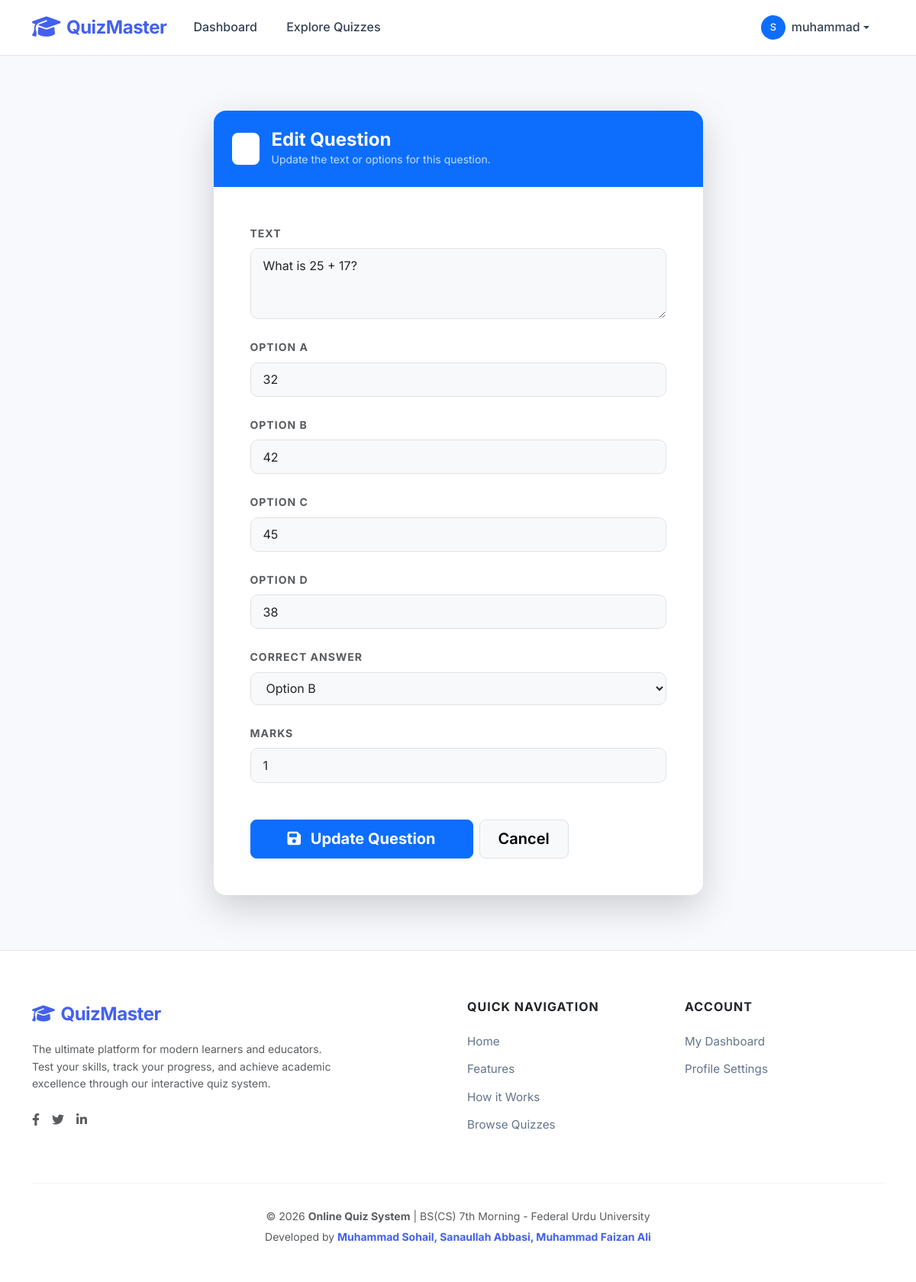
/question/33/edit/ (signed in), run on the app's committed database.
### quiz/models.py (models this page shows, shortened)
class Question(models.Model):
    quiz = models.ForeignKey(Quiz, on_delete=models.CASCADE, related_name='questions')
    text = models.TextField()
    option_a = models.CharField(max_length=200)
    option_b = models.CharField(max_length=200)
    option_c = models.CharField(max_length=200)
    option_d = models.CharField(max_length=200)
    correct_answer = models.CharField(max_length=1, choices=[
        ('A', 'Option A'),
        ('B', 'Option B'),
        ('C', 'Option C'),
        ('D', 'Option D'),
    ])
    marks = models.IntegerField(default=1)
    created_at = models.DateTimeField(auto_now_add=True)

### quiz/views.py (the view)
# urls.py: path('question/<int:pk>/edit/', views.question_edit, name='question_edit'),
@login_required
@teacher_required
def question_edit(request, pk):
    question = get_object_or_404(Question, pk=pk, quiz__teacher=request.user)
    form = QuestionForm(instance=question)
    if request.method == 'POST':
        form = QuestionForm(request.POST, instance=question)
        if form.is_valid():
            form.save()
            messages.success(request, 'Question updated!')
            return redirect('quiz_detail_teacher', pk=question.quiz.pk)
    return render(request, 'quiz/question_form.html', {'form': form, 'question': question})

### quiz/forms.py
class QuestionForm(forms.ModelForm):
    class Meta:
        model = Question
        fields = ['text', 'option_a', 'option_b', 'option_c', 'option_d', 'correct_answer', 'marks']
        widgets = {
            'text': forms.Textarea(attrs={'rows': 3}),
        }

### templates/quiz/question_form.html (shortened to what this page needs)
{% extends 'base.html' %}
{% block content %}
<div class="row justify-content-center py-5">
    <div class="col-lg-7">
        <div class="card border-0 shadow-lg rounded-4 overflow-hidden">
            <div class="card-header bg-primary py-4 px-4 border-0">
                <div class="d-flex align-items-center">
                    <div class="bg-white bg-opacity-20 p-2 rounded-3 me-3">
                        <i class="fas fa-edit text-white fa-lg"></i>
                    </div>
                    <div>
                        <h4 class="fw-bold mb-0 text-white">Edit Question</h4>
                        <p class="text-white text-opacity-75 mb-0 small">Update the text or options for this question.</p>
                    </div>
                </div>
            </div>
            <div class="card-body p-4 p-md-5">
                <form method="post">
                    {% for field in form %}
                    <div class="mb-4">
                        <label class="form-label small fw-bold text-uppercase text-muted ls-1" for="{{ field.id_for_label }}">
                            {{ field.label }}
                        </label>
                        {{ field }}
                    </div>
                    {% endfor %}
                    <div class="d-flex flex-column flex-sm-row gap-2 mt-5">
                        <button type="submit" class="btn btn-primary btn-lg px-5 fw-bold shadow-sm rounded-3">
                            <i class="fas fa-save me-2"></i> Update Question
                        </button>
                        <a href="{% url 'quiz_detail_teacher' question.quiz.pk %}" class="btn btn-light btn-lg border px-4 rounded-3">Cancel</a>
                    </div>
                </form>
            </div>
        </div>
    </div>
</div>
{% endblock %}

### templates/base.html (shortened to what this page needs)
<!DOCTYPE html>
<html lang="en">
<head>
    <link href="https://cdn.jsdelivr.net/npm/bootstrap@5.3.0/dist/css/bootstrap.min.css" rel="stylesheet">
    <link href="https://cdnjs.cloudflare.com/ajax/libs/font-awesome/6.4.0/css/all.min.css" rel="stylesheet">
</head>
<body>
<nav class="navbar navbar-expand-lg sticky-top">
    <div class="container">
        <a class="navbar-brand d-flex align-items-center" href="{% url 'home' %}">
            <i class="fas fa-graduation-cap me-2 fa-lg"></i>
            <span>QuizMaster</span>
        </a>
        <div class="collapse navbar-collapse" id="navbarNav">
            <ul class="navbar-nav me-auto">
                {% if user.is_authenticated %}
                <li class="nav-item">
                    <a class="nav-link {% if request.resolver_match.url_name == 'dashboard' %}active{% endif %}" href="{% url 'dashboard' %}">
                        Dashboard
                    </a>
                </li>
                <li class="nav-item">
                    <a class="nav-link {% if request.resolver_match.url_name == 'quiz_list' %}active{% endif %}" href="{% url 'quiz_list' %}">
                        Explore Quizzes
                    </a>
                </li>
                {% endif %}
            </ul>
            <ul class="navbar-nav align-items-center">
                {% if user.is_authenticated %}
                    <li class="nav-item dropdown">
                        <a class="nav-link dropdown-toggle d-flex align-items-center" href="#" id="userDropdown" role="button" data-bs-toggle="dropdown">
                            <div class="bg-primary text-white rounded-circle d-flex align-items-center justify-content-center me-2" style="width: 32px; height: 32px; font-size: 0.8rem;">
                                {{ user.username|first|upper }}
                            </div>
                            <span>{{ user.first_name|default:user.username }}</span>
                        </a>
                    </li>
                {% endif %}
            </ul>
        </div>
    </div>
</nav>
<div class="container py-4 flex-grow-1">
    <main>
        {% block content %}{% endblock %}
    </main>
</div>
<footer class="footer">
    <div class="container">
        <div class="row g-4 text-center text-lg-start">
            <div class="col-lg-5">
                <a class="navbar-brand d-inline-block mb-3" href="{% url 'home' %}">
                    <i class="fas fa-graduation-cap me-2"></i>QuizMaster
                </a>
                <p class="text-muted small pe-lg-5">
                    The ultimate platform for modern learners and educators. Test your skills, track your progress, and achieve academic excellence through our interactive quiz system.
                </p>
                <div class="d-flex gap-3 mt-4 justify-content-center justify-content-lg-start">
                    <a href="#" class="text-muted"><i class="fab fa-facebook-f"></i></a>
                    <a href="#" class="text-muted"><i class="fab fa-twitter"></i></a>
                    <a href="#" class="text-muted"><i class="fab fa-linkedin-in"></i></a>
                </div>
            </div>
            <div class="col-sm-6 col-lg-3 offset-lg-1">
                <h6 class="footer-title">Quick Navigation</h6>
                <ul class="list-unstyled">
                    <li><a href="{% url 'home' %}" class="footer-link">Home</a></li>
                    <li><a href="/#features" class="footer-link">Features</a></li>
                    <li><a href="/#how-it-works" class="footer-link">How it Works</a></li>
                    <li><a href="{% url 'quiz_list' %}" class="footer-link">Browse Quizzes</a></li>
                </ul>
            </div>
            <div class="col-sm-6 col-lg-2">
                <h6 class="footer-title">Account</h6>
                <ul class="list-unstyled">
                    {% if user.is_authenticated %}
                    <li><a href="{% url 'dashboard' %}" class="footer-link">My Dashboard</a></li>
                    <li><a href="{% url 'profile' %}" class="footer-link">Profile Settings</a></li>
                    {% else %}
                    <li><a href="{% url 'login' %}" class="footer-link">Sign In</a></li>
                    <li><a href="{% url 'register' %}" class="footer-link">Create Account</a></li>
                    {% endif %}
                </ul>
            </div>
        </div>
        <div class="footer-bottom text-center">
            <p class="mb-1 text-muted small">© 2026 <strong>Online Quiz System</strong> | BS(CS) 7th Morning - Federal Urdu University</p>
            <p class="mb-0 small text-muted">Developed by <span class="dev-badge">Muhammad Sohail, Sanaullah Abbasi, Muhammad Faizan Ali</span></p>
        </div>
    </div>
</footer>
</body>
</html>

### templates/base.html (style rules this page uses)
:root { --primary: #4361ee; --primary-dark: #3f37c9; --secondary: #4cc9f0; --success: #10b981; --dark: #212529; --light: #f8f9fa; --gray-100: #f1f5f9; --gray-200: #e2e8f0; --text-main: #334155; --text-muted: #64748b; --bg-body: #f7f9fc; --shadow-sm: 0 1px 3px rgba(0,0,0,0.12); --shadow-md: 0 4px 6px -1px rgba(0,0,0,0.1); --transition: all 0.3s cubic-bezier(0.4, 0, 0.2, 1); }
html { scroll-behavior: smooth; }
body { background-color: var(--bg-body); font-family: 'Inter', -apple-system, sans-serif; color: var(--text-main); min-height: 100vh; display: flex; flex-direction: column; line-height: 1.6; }
.navbar { background: rgba(255, 255, 255, 0.95) !important; backdrop-filter: blur(10px); border-bottom: 1px solid var(--gray-200); padding: 0.75rem 0; }
.navbar-brand { font-weight: 700; font-size: 1.5rem; color: var(--primary) !important; letter-spacing: -0.5px; }
.nav-link { color: var(--text-main) !important; font-weight: 500; padding: 0.5rem 1rem !important; margin: 0 0.2rem; border-radius: 8px; transition: var(--transition); }
.footer { margin-top: auto; background: #fff; border-top: 1px solid var(--gray-200); padding: 4rem 0 3rem; }
.footer-title { font-weight: 700; color: var(--dark); margin-bottom: 1.5rem; font-size: 1rem; text-transform: uppercase; letter-spacing: 1px; }
.footer-link { color: var(--text-muted); text-decoration: none; display: block; margin-bottom: 0.75rem; transition: var(--transition); font-size: 0.95rem; }
.footer-bottom { border-top: 1px solid var(--gray-100); padding-top: 2rem; margin-top: 3rem; }
.dev-badge { color: var(--primary); font-weight: 700; }
.card { border: none; border-radius: 16px; box-shadow: var(--shadow-md); background: #fff; }
.btn { border-radius: 10px; padding: 0.6rem 1.5rem; font-weight: 600; transition: var(--transition); }

### templates/quiz/question_form.html (style rules this page uses)
.ls-1 { letter-spacing: 1px; }
input[type="text"], input[type="number"], select, textarea { display: block; width: 100%; padding: 0.6rem 1rem; font-size: 1rem; font-weight: 400; line-height: 1.5; color: #212529; background-color: #f8f9fa; background-clip: padding-box; border: 1px solid #dee2e6; border-radius: 10px; transition: border-color .15s ease-in-out,box-shadow .15s ease-in-out; }

### data on the page
Question: form "What is 25 + 17?" "32" "42" "45" "38" "Option B" "1"

### other printed values
{{ user.username|first|upper }} "S"
{{ user.first_name|default:user.username }} "muhammad"
{{ field.label }} "TEXT" "OPTION A" "OPTION B" "OPTION C" "OPTION D" "CORRECT ANSWER" "MARKS"
